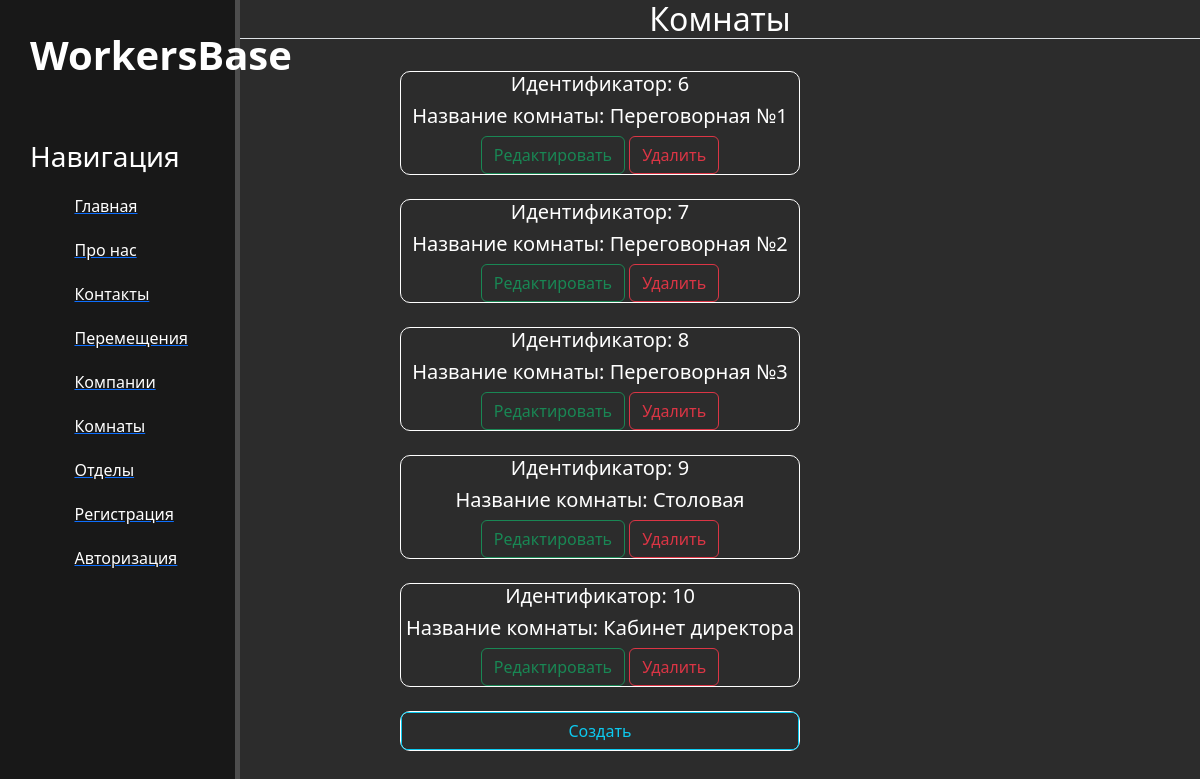
Page /room/ on the committed database.
### main/models.py (models this page shows, shortened)
class Room(models.Model):
    room_name = models.CharField("Название комнаты", max_length=200)
    class Meta:
        verbose_name = 'Комната'
        verbose_name_plural = 'Комнаты'

### main/views.py (the view)
# urls.py: path("room/", room_view, name="room"),
def room_view(request):
    room = Room.objects.all()
    context = {"room": room}
    return render(request, "main/room.html", context)

### main/templates/main/room.html
{% extends 'main/layout.html'%}
{% block content %}
<div class="" style="color: white">
    <h2 class="text-center border-bottom">Комнаты</h2>
    <br>
    {% for i in room %}
    <div class="profile_block text-center">
        <h5>Идентификатор: {{ i.id }}</h5>
        <h5>Название комнаты: {{ i.room_name }}</h5>
        <a href="{% url 'update_room' i.id %}" class="btn btn-outline-success">Редактировать</a>
        <a href="{% url 'delete_room' i.id %}" class="btn btn-outline-danger">Удалить</a>
    </div>
    <br>
    {% endfor %}
    <div class="profile_block text-center">
        <a href="{% url 'create_room' %}" class="btn btn-outline-info" style="width: 100%">Создать</a>
    </div>
</div>
{% endblock %}

### main/static/main/css/main.css (style rules this page uses)
body { background: #2c2c2c; }
.profile_block { width: 400px; height: auto; margin: auto; border: 1px solid white; border-radius: 10px; }

### rows in the picture
Room: id "6", room_name "Переговорная №1"
Room: id "7", room_name "Переговорная №2"
Room: id "8", room_name "Переговорная №3"
Room: id "9", room_name "Столовая"
Room: id "10", room_name "Кабинет директора"
